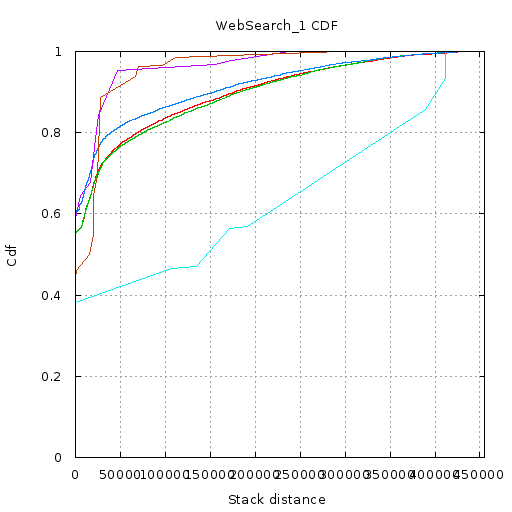

gnuplot code for this plot:
set terminal  png size 512,512 font 'Verdana, 10'
set nokey
set title "WebSearch_1 CDF"
set output '//home//cat//Documents//CACHE//Tests//Gists//WebSearch1//CDF//7//cdf.png'
set ylabel "Cdf"
set yrange [0:1]
set xlabel "Stack distance"
set xrange [2.000000:455065.000000]
set grid xtics ytics
plot '//home//cat//Documents//CACHE//Tests//Gists//WebSearch1//CDF//7//0.txt' using 1:2 with lines,\
'//home//cat//Documents//CACHE//Tests//Gists//WebSearch1//CDF//7//1.txt' using 1:2 with lines,\
'//home//cat//Documents//CACHE//Tests//Gists//WebSearch1//CDF//7//2.txt' using 1:2 with lines,\
'//home//cat//Documents//CACHE//Tests//Gists//WebSearch1//CDF//7//3.txt' using 1:2 with lines,\
'//home//cat//Documents//CACHE//Tests//Gists//WebSearch1//CDF//7//4.txt' using 1:2 with lines,\
'//home//cat//Documents//CACHE//Tests//Gists//WebSearch1//CDF//7//5.txt' using 1:2 with lines
